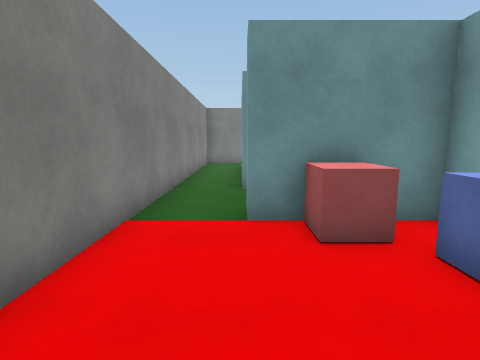
[1] (above)

20 first-person views from a walk through a 3-D level made in the Unity game engine. The camera is 1.4 m above the floor, tilts 8° down and sees 80° across. The floor is counted in squares, 1 m on a side. Each view is taken from the middle of a square. On the plan, view 1 faces up. The plan holds only what a view shows up to about 14 squares ahead; the rest is blank. The player character is not drawn. Surface patterns are stand-ins for the level's own textures.

[2]
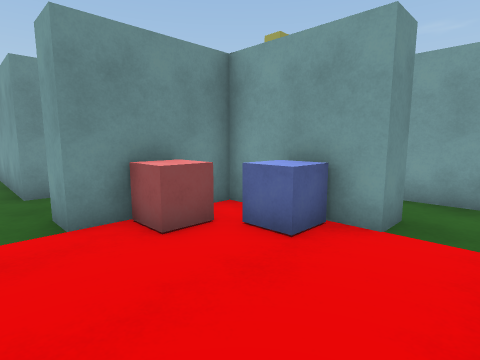

[3]
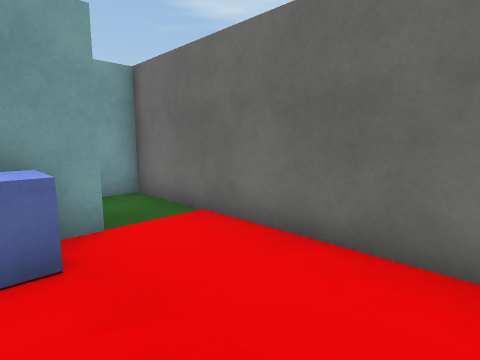

[4]
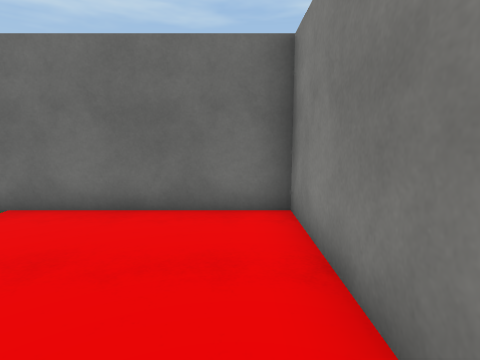

[5]
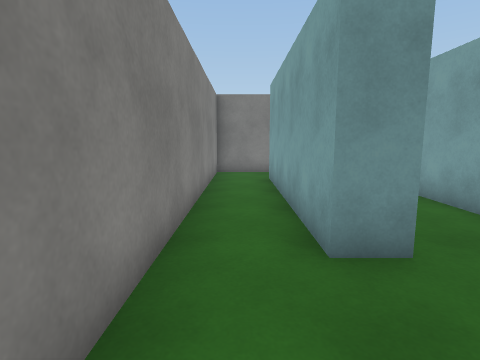

[6]
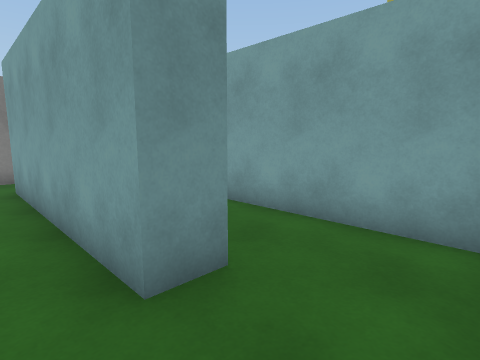

[7]
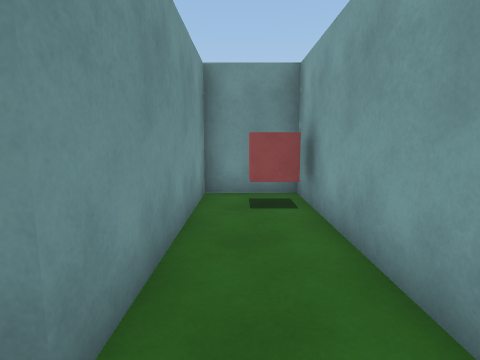

[8]
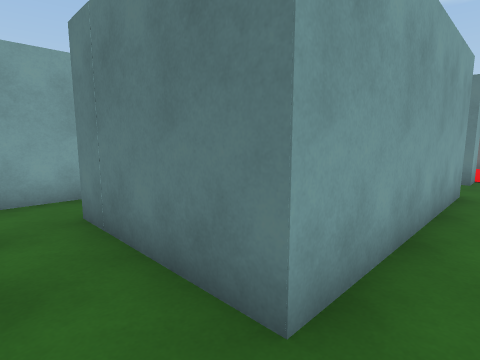

[9]
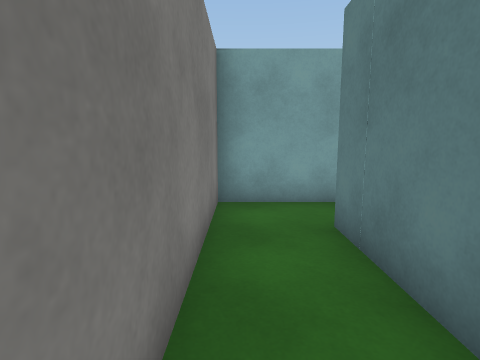

[10]
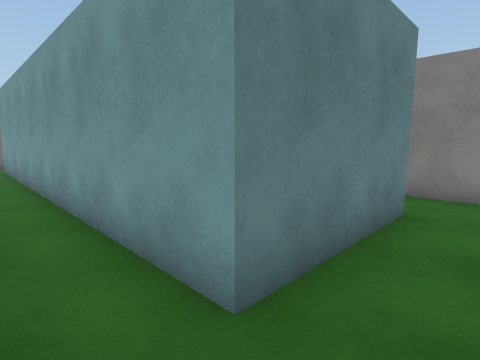

[11]
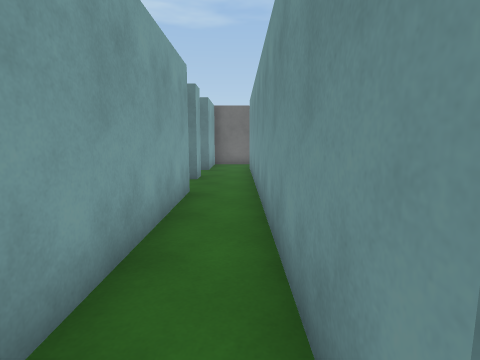

[12]
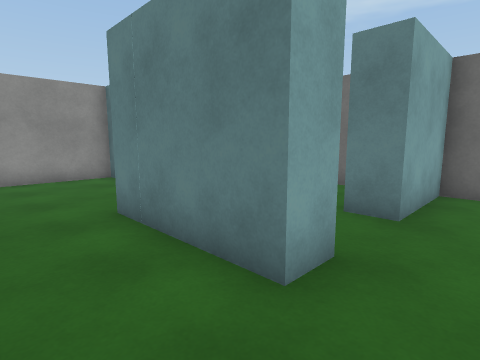

[13]
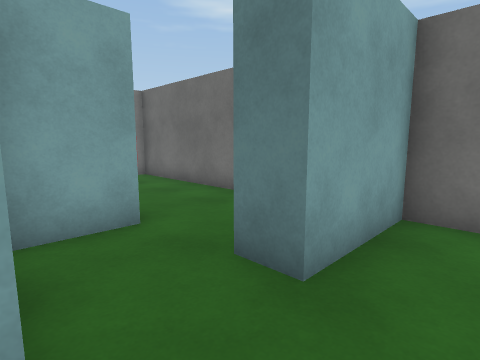

[14]
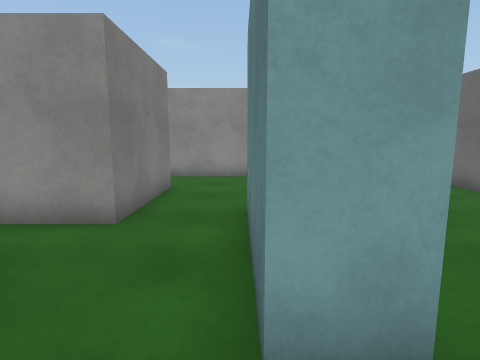

[15]
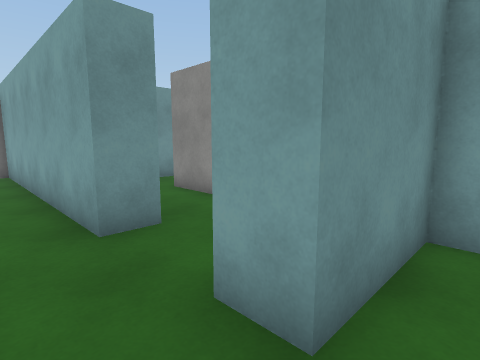

[16]
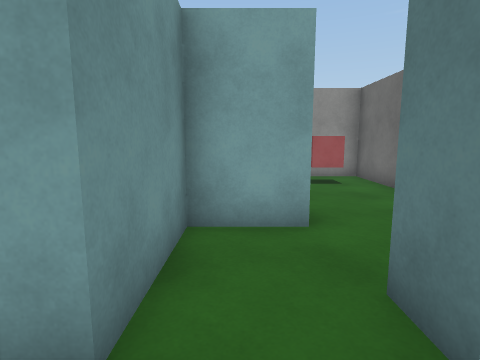

[17]
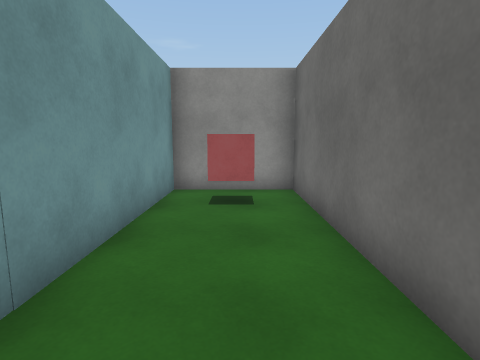

[18]
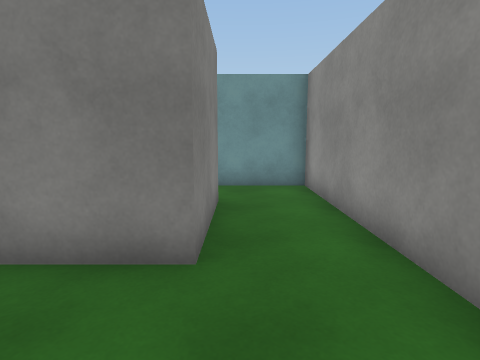

[19]
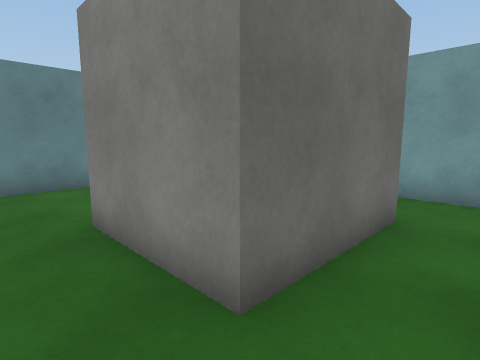

[20]
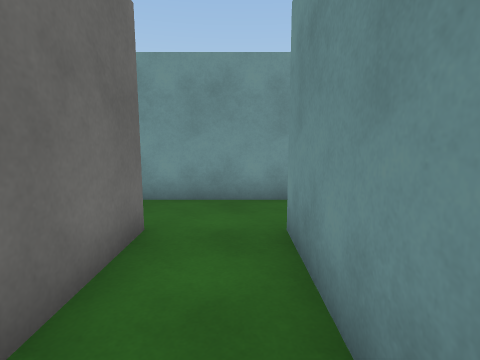

### Floor plan
Points are (right, up) in squares from view 1. A wall is a line through its corners. A room is listed if a view was taken in it or the views show most of it. See-through windows are left out.
Room 1 (views 1, 2, 3)
walls: (3.5, 1.5) (3.5, 4.9) (0.1, 4.9); (-2, 4.5) (-2, -0.5) (3.5, -0.5)
ways out: opening at (-0.5, 5.5) to room 2; opening at (4, 0.5) to room 7
objects: red cube (1, 4) to (2, 4); blue cube (3, 3)
Room 2 (views 4, 5, 6, 8, 9, 10, 11, 12)
walls: (6.5, 8.3) (6.5, 17.5) (-2, 17.5) (-2, 4.5); (1.1, 8.3) (0.1, 8.3) (0.1, 15.5) (4.5, 15.5) (4.5, 6.5); (0.1, 4.9) (0.1, 5.9)
ways out: opening at (-0.5, 5.5) to room 1; opening at (1, 7) to room 3; opening at (5.5, 5.5) to room 4; opening at (7, 7.5) to room 6
Room 3 (view 7)
walls: (3.5, 6.2) (3.5, 14.5) (1.1, 14.5) (1.1, 8.3)
ways out: opening at (1, 7) to room 2
objects: red cube (3, 13)
Room 4 (views 13, 14, 15, 16)
walls: (6.5, 4.9) (6.5, 5.9); (4.5, 6.5) (4.5, 1.5); (6.5, 1.5) (6.5, 2.7)
ways out: opening at (5.5, 5.5) to room 2; opening at (7, 3.5) to room 5; opening at (5.5, 2) to room 7
Room 5 (view 17)
walls: (9.5, 2.8) (9.5, 4.9) (6.5, 4.9); (8.9, -0.5) (16, -0.5) (16, 2.9) (10, 2.9); (6.5, 2.7) (7.5, 2.7)
ways out: opening at (7, 3.5) to room 4
objects: red cube (14, 1) to (15, 1)
Room 6 (views 18, 19, 20)
walls: (13.5, 8.1) (9.7, 8.1) (9.7, 11.5) (13.5, 11.5) (13.5, 8.1); (12.1, 3.9) (16, 3.9) (16, 13.7) (9.6, 13.7); (7.5, 8.3) (6.5, 8.3); (6.5, 5.9) (10.5, 5.9); (7.4, 14.1) (7.4, 10.6)
ways out: opening at (7, 7.5) to room 2; opening at (8.5, 14.5)
Room 7 (no view inside)
walls: (4.5, 1.5) (3.5, 1.5); (3.5, -0.5) (6.5, -0.5) (6.5, 1.5)
ways out: opening at (4, 0.5) to room 1; opening at (5.5, 2) to room 4

Where each view was taken, in squares from view 1:
view 1: 0 up, 0 right, facing up
view 2: 0 up, 1 left, facing up-right
view 3: 3 up, 1 left, facing down-right
view 4: 5 up, 1 left, facing down
view 5: 5 up, 1 left, facing up
view 6: 6 up, 1 left, facing up-right
view 7: 7 up, 2 right, facing up
view 8: 17 up, 1 left, facing down-right
view 9: 17 up, 0 right, facing right
view 10: 17 up, 6 right, facing down-left
view 11: 16 up, 5 right, facing down
view 12: 8 up, 5 right, facing down-right
view 13: 5 up, 5 right, facing down-right
view 14: 6 up, 5 right, facing right
view 15: 4 up, 5 right, facing up-right
view 16: 4 up, 5 right, facing right
view 17: 1 up, 8 right, facing right
view 18: 5 up, 14 right, facing up
view 19: 13 up, 15 right, facing down-left
view 20: 13 up, 14 right, facing left
